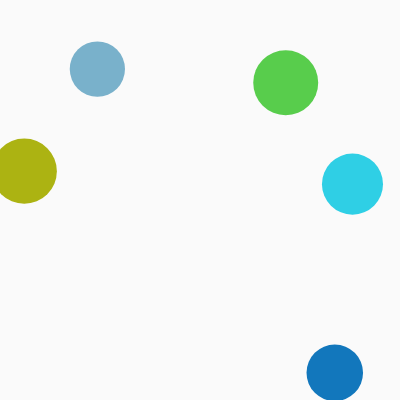
Frame 1 (no input)
Frame 60 (no input): identical to frame 1, image omitted
Frame 120 (the mouse pressed at the canvas centre since frame 60): identical to frame 1, image omitted

The p5.js sketch that drew this single still picture (run headless with seeded random() and noise() and a simulated clock; from frame 60 on, the mouse is pressed at the canvas centre):

// p5.js sketch
// ── sketch.js
let shapes = []; // making array of shapes

class Shape {
  // making class of shapes
  constructor(x, y, r) {
    this.x = x;
    this.y = y;
    this.r = r; // radius
    this.speed = createVector(0, 0); // set initial speed to 0 or stationary
    this.color = color(random(255), random(255), random(255)); // random color
  }

  display() {
    noStroke();
    fill(this.color);
    circle(this.x, this.y, this.r);
  }

  move() {
    //changing position with speed vector
    this.x += this.speed.x;
    this.y += this.speed.y;

    // bouncing on the edges
    if (this.x + this.r / 2 > width || this.x - this.r / 2 < 0) {
      this.speed.x *= -1;
    }

    if (this.y + this.r / 2 > height || this.y - this.r / 2 < 0) {
      this.speed.y *= -1;
    }
  }

  insideShape(x, y) {
    //check if the point (x,y) is inside shape
    let d = dist(x, y, this.x, this.y);
    return d < this.r / 2;
  }

  changeSpeed() {
    // this.color = color(random(255), random(255), random(255));
    if (this.speed.x == 0 && this.speed.y == 0) {
      this.speed = createVector(random(-3, 3), random(-3, 3));
    } else {
      this.speed = createVector(0, 0);
    }
  }
}

function setup() {
  createCanvas(400, 400);
  for (let i = 0; i < 5; i++) {
    // making 5 shapes
    let shape = new Shape(random(width), random(height), random(50, 70));
    shapes.push(shape);
  }
}

function draw() {
  background(250);

  for (let i = 0; i < shapes.length; i++) {
    // display and move all shapes
    shapes[i].display();
    shapes[i].move();
  }
}

function mouseClicked() {
  // when mouse is clicked, check if it is inside shape and change speed
  for (let i = 0; i < shapes.length; i++) {
    if (shapes[i].insideShape(mouseX, mouseY)) {
      shapes[i].changeSpeed();
    }
  }
}
